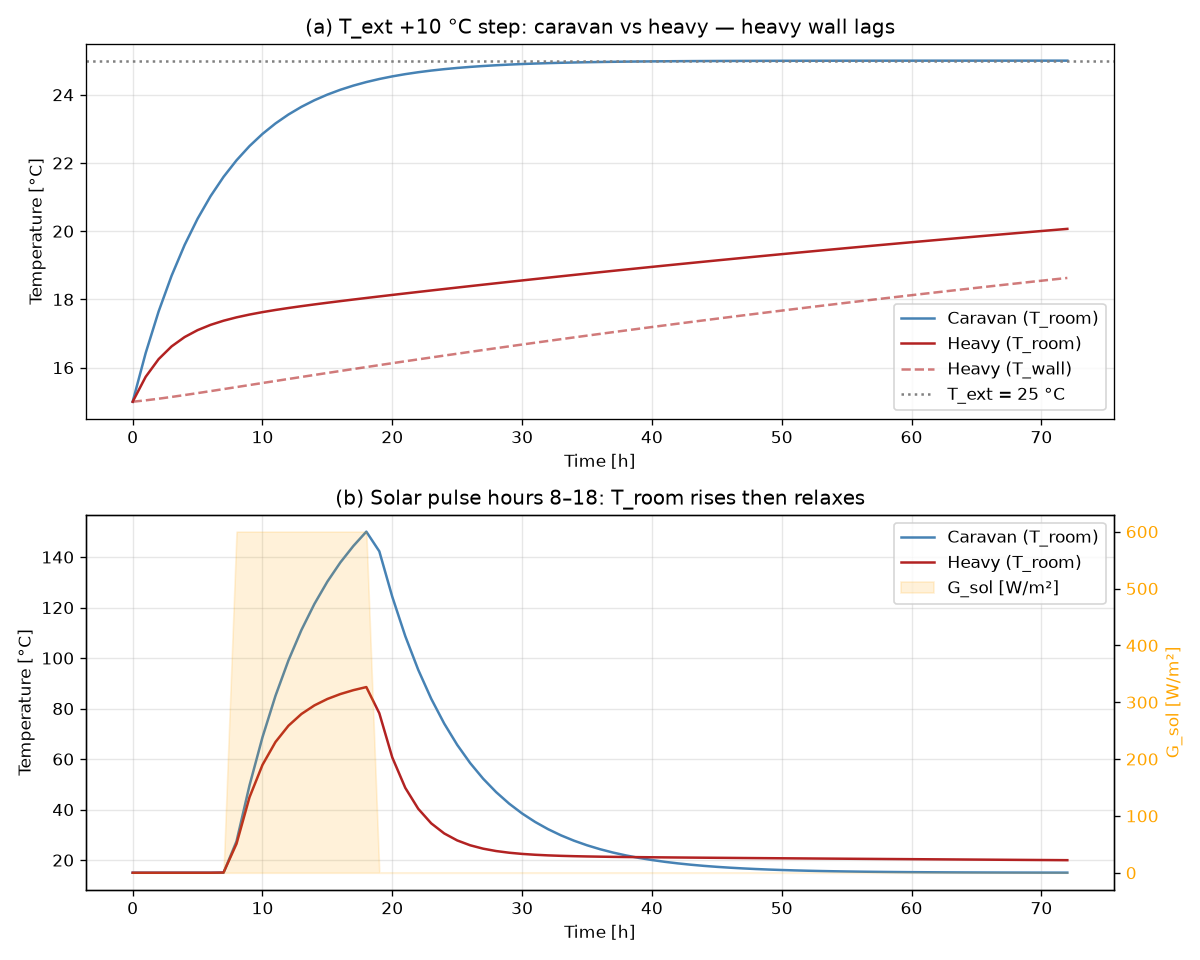

Write Python code to recreate this figure.
"""
Step 0 validation: eyeball plots for the forward simulation.

(a) T_ext +10 °C step  → caravan vs heavy T_room overlay (shows thermal inertia lag)
(b) Solar pulse        → T_room rise and relax (SolarGain path)

Run with:  uv run python notebooks/step0_validation.py
"""

import math

import matplotlib.pyplot as plt
import numpy as np

from thnodes import (
    Assembler,
    DirectLoss,
    HeavyWall,
    Layer,
    OuterWall,
    RoomMass,
    SolarGainModule,
    Window,
    forward_sim,
)

FLOOR_AREA = 20.0
DT = 3600.0
N_HOURS = 72


def build_caravan():
    win = Window(area=4.0, orientation="S", U=1.2, shgc=0.6)
    wall = OuterWall(area=10.0, orientation="S", layers=[Layer("insulation_mineral_wool", 0.1)])
    asm = Assembler()
    asm.add_module(RoomMass(floor_area=FLOOR_AREA))
    asm.add_module(DirectLoss(), elements=[wall, win])
    asm.add_module(SolarGainModule(), elements=[win])
    return asm.build()


def build_heavy():
    heavy = OuterWall(
        area=10.0, orientation="S",
        layers=[Layer("concrete", 0.2), Layer("insulation_mineral_wool", 0.1)],
    )
    win = Window(area=4.0, orientation="S", U=1.2, shgc=0.6)
    asm = Assembler()
    asm.add_module(RoomMass(floor_area=FLOOR_AREA))
    asm.add_module(DirectLoss(), elements=[win])
    asm.add_module(HeavyWall(), elements=[heavy])
    asm.add_module(SolarGainModule(), elements=[win])
    return asm.build()


def prior_means(sys):
    return {p: math.exp(mu) for p, (mu, _) in sys.priors.items()}


sys_c = build_caravan()
sys_h = build_heavy()
params_c = prior_means(sys_c)
params_h = prior_means(sys_h)

t_span = (0.0, N_HOURS * DT)
hours = np.arange(N_HOURS + 1)

# ── (a) T_ext step response ────────────────────────────────────────────────────

T_init = 15.0
T_ext_step = np.full(N_HOURS + 2, 25.0)  # +10 °C step from start
G_zero = np.zeros(N_HOURS + 2)

sigs_step = {"T_ext": T_ext_step, "G_sol": G_zero}

t_c, x_c = forward_sim(sys_c, sigs_step, t_span, np.array([T_init]), params_c, dt=DT)
t_h, x_h = forward_sim(sys_h, sigs_step, t_span, np.array([T_init, T_init]), params_h, dt=DT)

T_room_c = x_c[0]
T_room_h = x_h[-1]   # T_room is last state
T_wall_h = x_h[0]

# ── (b) Solar pulse ────────────────────────────────────────────────────────────

T_flat = np.full(N_HOURS + 2, 15.0)  # flat T_ext, no conduction gradient
G_pulse = np.zeros(N_HOURS + 2)
G_pulse[8:19] = 600.0  # W/m² daytime boxcar

sigs_pulse = {"T_ext": T_flat, "G_sol": G_pulse}

_, x_cp = forward_sim(sys_c, sigs_pulse, t_span, np.array([T_init]), params_c, dt=DT)
_, x_hp = forward_sim(sys_h, sigs_pulse, t_span, np.array([T_init, T_init]), params_h, dt=DT)

T_room_cp = x_cp[0]
T_room_hp = x_hp[-1]

# ── plots ──────────────────────────────────────────────────────────────────────

fig, axes = plt.subplots(2, 1, figsize=(10, 8))

ax = axes[0]
ax.plot(hours, T_room_c, label="Caravan (T_room)", color="steelblue")
ax.plot(hours, T_room_h, label="Heavy (T_room)", color="firebrick")
ax.plot(hours, T_wall_h, label="Heavy (T_wall)", color="firebrick", linestyle="--", alpha=0.6)
ax.axhline(25.0, color="gray", linestyle=":", label="T_ext = 25 °C")
ax.set_xlabel("Time [h]")
ax.set_ylabel("Temperature [°C]")
ax.set_title("(a) T_ext +10 °C step: caravan vs heavy — heavy wall lags")
ax.legend()
ax.grid(True, alpha=0.3)

ax = axes[1]
ax2 = ax.twinx()
ax.plot(hours, T_room_cp, label="Caravan (T_room)", color="steelblue")
ax.plot(hours, T_room_hp, label="Heavy (T_room)", color="firebrick")
ax2.fill_between(hours, G_pulse[: N_HOURS + 1], alpha=0.15, color="orange", label="G_sol [W/m²]")
ax2.set_ylabel("G_sol [W/m²]", color="orange")
ax2.tick_params(axis="y", labelcolor="orange")
ax.set_xlabel("Time [h]")
ax.set_ylabel("Temperature [°C]")
ax.set_title("(b) Solar pulse hours 8–18: T_room rises then relaxes")
lines1, labels1 = ax.get_legend_handles_labels()
lines2, labels2 = ax2.get_legend_handles_labels()
ax.legend(lines1 + lines2, labels1 + labels2)
ax.grid(True, alpha=0.3)

plt.tight_layout()
plt.savefig("notebooks/step0_validation.png", dpi=120)
plt.show()
print("Saved: notebooks/step0_validation.png")
